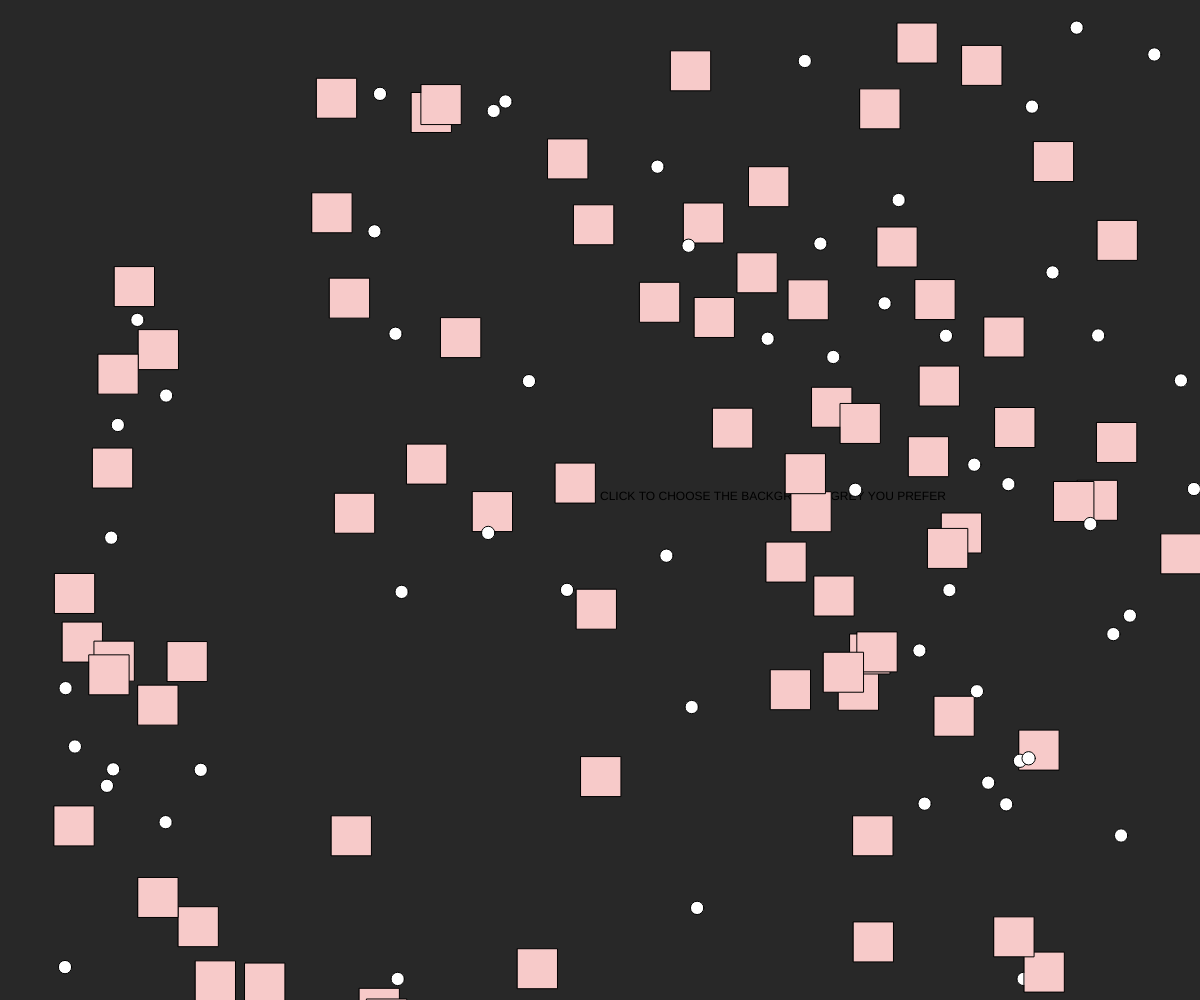
Frame 1 (no input)
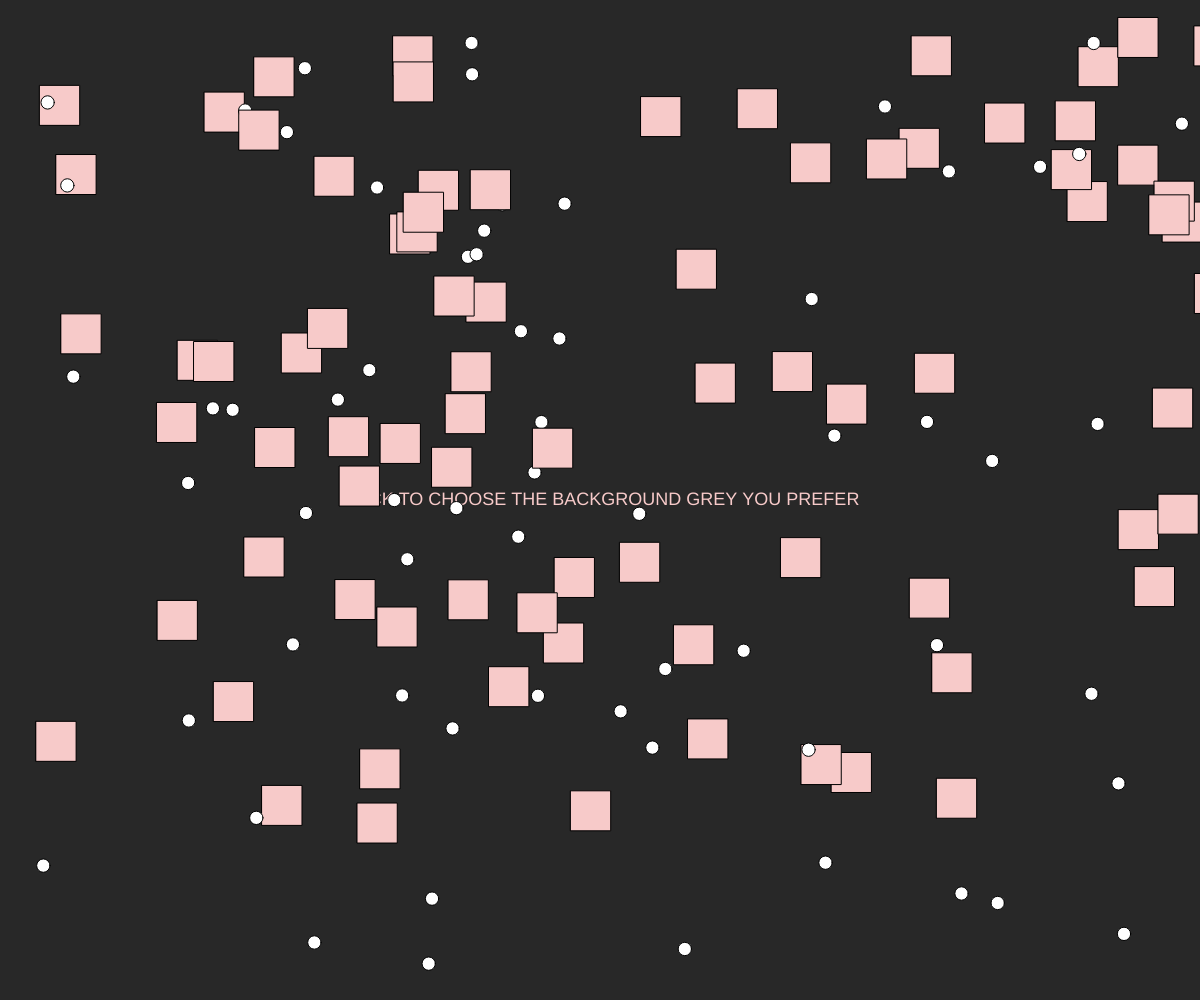
Frame 60 (no input)
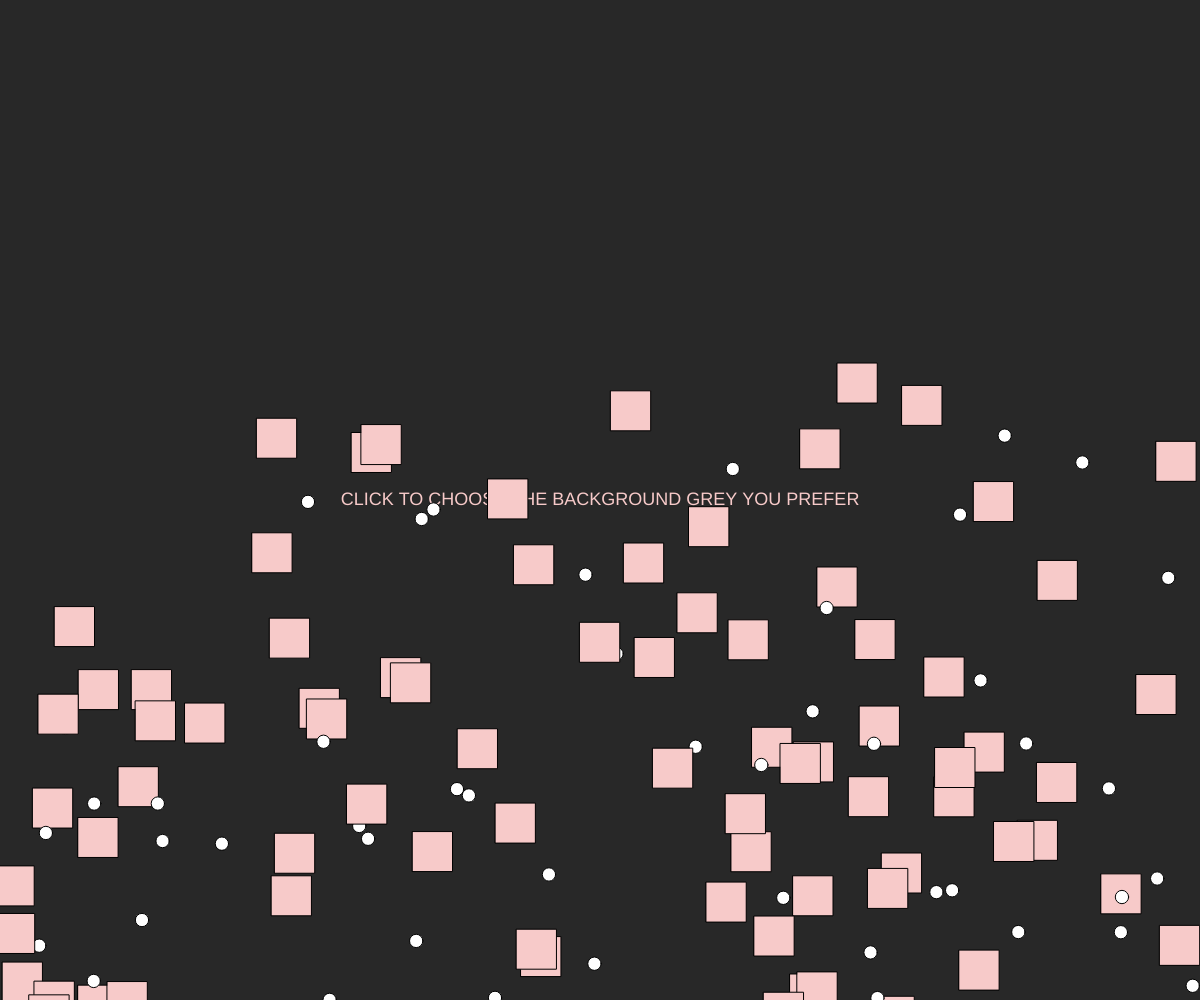
Frame 120 (the mouse pressed at the canvas centre since frame 60)

The p5.js sketch that drew these frames (run headless with seeded random() and noise() and a simulated clock; from frame 60 on, the mouse is pressed at the canvas centre):

// p5.js sketch
// ── sketch.js
var allMySquares = [];
var amountOfSquares = 80;
var backgroundColor = 40;

function setup() {
  angleMode(DEGREES);
  createCanvas(windowWidth, windowHeight);

  for (var i = 0; i < amountOfSquares; i++) {
    //mySquares instance
    var tempx = random() * windowWidth;
    var tempy = random() * windowHeight;
    var diameter = 40;

    var tempSquare = new Square(tempx, tempy, diameter);

    allMySquares.push(tempSquare);
  }
}

function draw() {
  background(backgroundColor);

  //text settings
  text("CLICK TO CHOOSE THE BACKGROUND GREY YOU PREFER", windowWidth / 2, windowHeight / 2)
  textAlign(CENTER, CENTER)
  textSize(18);
  textFont("Helvetica")

  for (var i = 0; i < allMySquares.length; i++) {

    var tempSquare = allMySquares[i];
    tempSquare.move();
    tempSquare.display();

  }
}

function mouseClicked() {
  //set the variable to a random grey between 40 and 200
  backgroundColor = color(random(200));
}

function Square(_x, _y, _diameter) {
  //Square properties
  this.size = _diameter;
  this.x = _x;
  this.y = _y;
  this.speed = 20;
  this.color = "#F7CAC9";

  var xIncrease = 1;
  var yIncrease = 1;


  this.move = function() {

    this.x += xIncrease * this.speed;
    this.y += yIncrease * this.speed;

    //vertical bouncing
    if (this.y > windowHeight || this.y < 0) {
      yIncrease = -yIncrease;
    }

    //horizontal bouncing
    if (this.x > windowWidth || this.x < 0) {
      xIncrease = -xIncrease;
    }
  }

  this.display = function() {
    fill(this.color);
    push();
    //squares
    translate(this.x, this.y);
    rect(0, 0, this.size, this.size);
    //circles
    fill("ffffff");
    ellipse(this.x / 5, this.y / 5, this.size / 3);

    pop();
  }
}
